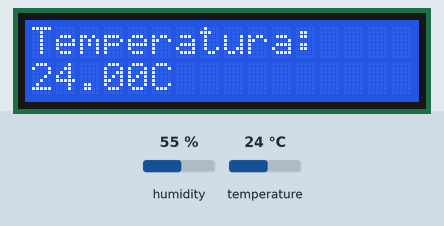
This sketch was run on a simulated ESP8266 (NodeMCU). On the bench: 16×2 character LCD. The test bench sets the inputs (shaded band); at power-on: temperature 24 °C, humidity 55 %. WiFi joins after 1.5 s; servers stay silent unless stated; what the sketch prints to the serial monitor is not drawn.

Above: at 5.2 s.
5.3 s: temperature set to 12 °C
At 7.7 s:
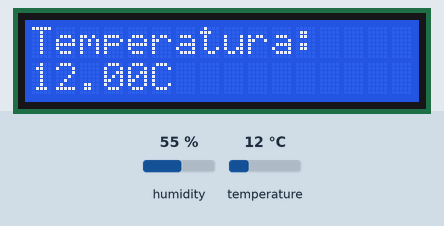
8.4 s: temperature set to 19 °C
At 10.0 s:
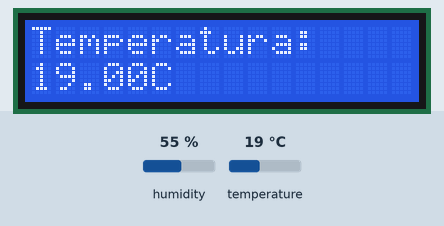
11.5 s: temperature set to 28 °C
At 14.5 s:
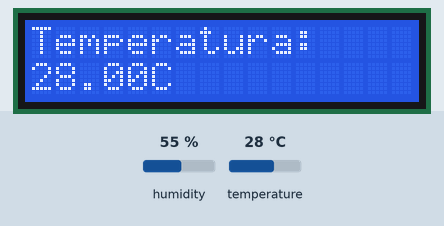
Timing chart, 0 to 16.0 s (numbered marks = the images above; inputs shaded):
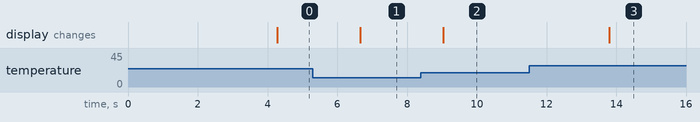

The sketch:

MediciondeTemperatura.ino
```cpp
#include "FirebaseESP8266.h"  //Librerías
#include <ESP8266WiFi.h>
#define FIREBASE_HOST "tc1004b-8315e-default-rtdb.firebaseio.com/" //HOST de base de datos
#define FIREBASE_AUTH "XBDrMFUUHhqPxPyzngMspWsBJdnavRREUv8fBJMQ" //Clave de base de datos
#define WIFI_SSID "Tec-IoT" //Red Wifi
#define WIFI_PASSWORD "spotless.magnetic.bridge" //Password
#define TEMPERAT D4 //Asignación de entrada
#include <Wire.h>
#include <LiquidCrystal_I2C.h>
#include <Adafruit_Sensor.h> //Librería para sensor de temperatura
#include <DHT.h>
#include <DHT_U.h>

DHT dht(D4, DHT11); //Asignación del sensor de temperatura y tipo de sensor
uint32_t delayMS;

float Lectura=0; //Lectura con valor de 0
int estadoDistancia = 0;

FirebaseData firebaseData; //Declaración de la Base de datos

LiquidCrystal_I2C lcd(0x27,16,2); //Declara objeto pantalla LCD

void setup()
{
  Serial.begin(9600); //Inicia monitor serie
  dht.begin(); //Inicia sensor de temperatura
  lcd.init(); //Inicia lcd
  lcd.backlight(); //Tipo de luz
  delay(2000); //Retraso de 2 segundos
  Serial.println('\n'); //Paso de espacio
  pinMode(D0, INPUT);

  WiFi.begin(WIFI_SSID, WIFI_PASSWORD); //Inicio de red wifi y conexión
  Serial.print("Connecting to Wi-Fi -->"); //texto de conección
  Serial.print(WIFI_SSID); Serial.println(" ...");

  int teller = 0;
  while (WiFi.status() != WL_CONNECTED)// Comprobar hasta que esté conectado
  {
      delay(1000);
      Serial.print(++teller); Serial.print(' ');
  }

  Serial.println('\n');
  Serial.println("WiFi conectado!");
  Serial.print("IP address:\t");
  Serial.println(WiFi.localIP());

  Firebase.begin(FIREBASE_HOST, FIREBASE_AUTH); // Inicia la base de datos
  delay(10);
}

void sensorUpdate() { // Lee la temperatura y la asigna en la base de datos
    int cero = 0;
    Lectura=dht.readTemperature();
    if(Lectura==NULL)
    {
       Firebase.setInt(firebaseData, "/TEMPERAT", cero);
    }
    else
    {
       Firebase.setFloat(firebaseData, "/TEMPERAT", Lectura);
    }
    Serial.println(Lectura);
    delay(10);
}

void loop() {
  sensorUpdate();
if (Lectura!=NULL)
  {
   // Entra a la función sensorUpdate
  delay(delayMS);
  lcd.setCursor(0,0); // Escritura en la primera fila
  lcd.print("Temperatura:");
  // (note: line 1 is the second row, since counting begins with 0):
  lcd.setCursor(0, 1);
  lcd.print(Lectura); // Imprime la lectura de la temperatura en la pantalla lcd.
  lcd.print("C");
  }
  else{

  lcd.setCursor(0,0); // Escritura en la primera fila
  lcd.print("");
  // (note: line 1 is the second row, since counting begins with 0):
  lcd.setCursor(0, 1);
  lcd.print("");
  }
  delay(1000);

}
```

Measured:
- after the input at 5.3 s, the display: changes after 1.4 s (image 1)
- after the input at 8.4 s, the display: changes after 0.64 s (image 2)
- after the input at 11.5 s, the display: changes after 2.3 s (image 3)
